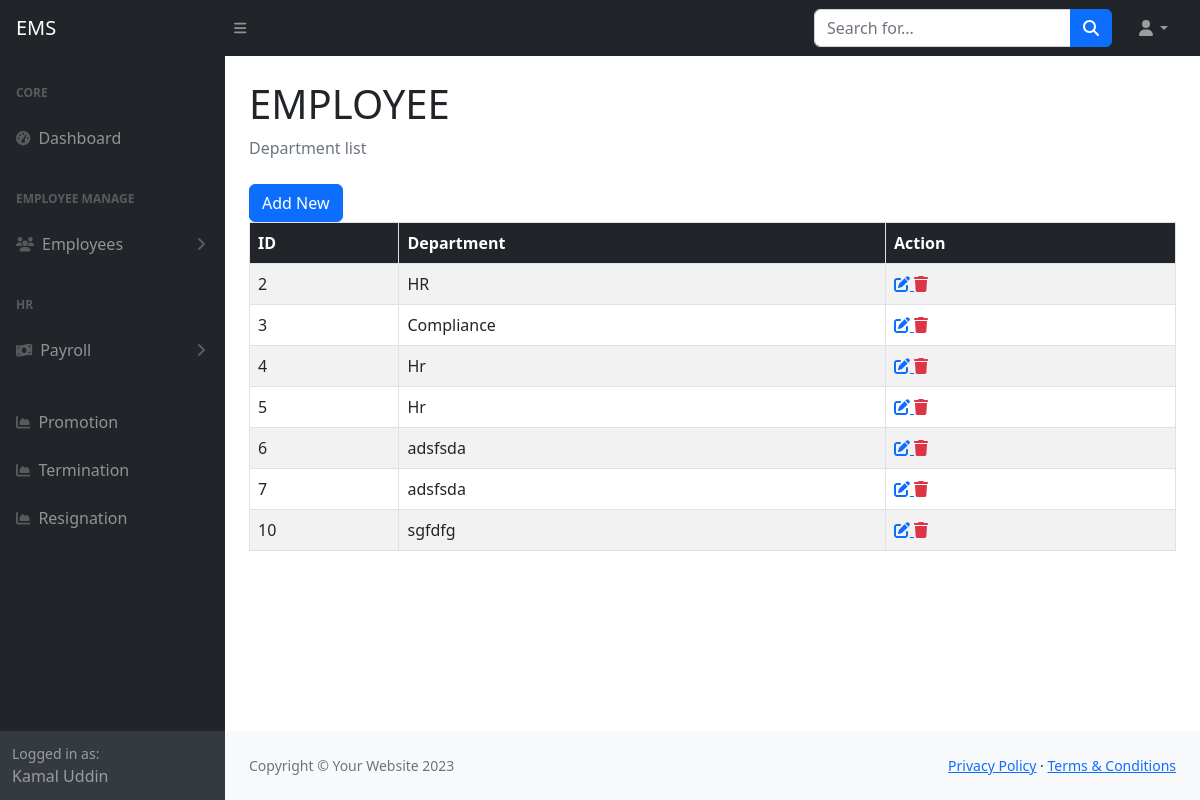
The page /department_list.php (signed in) on the database as committed earlier.
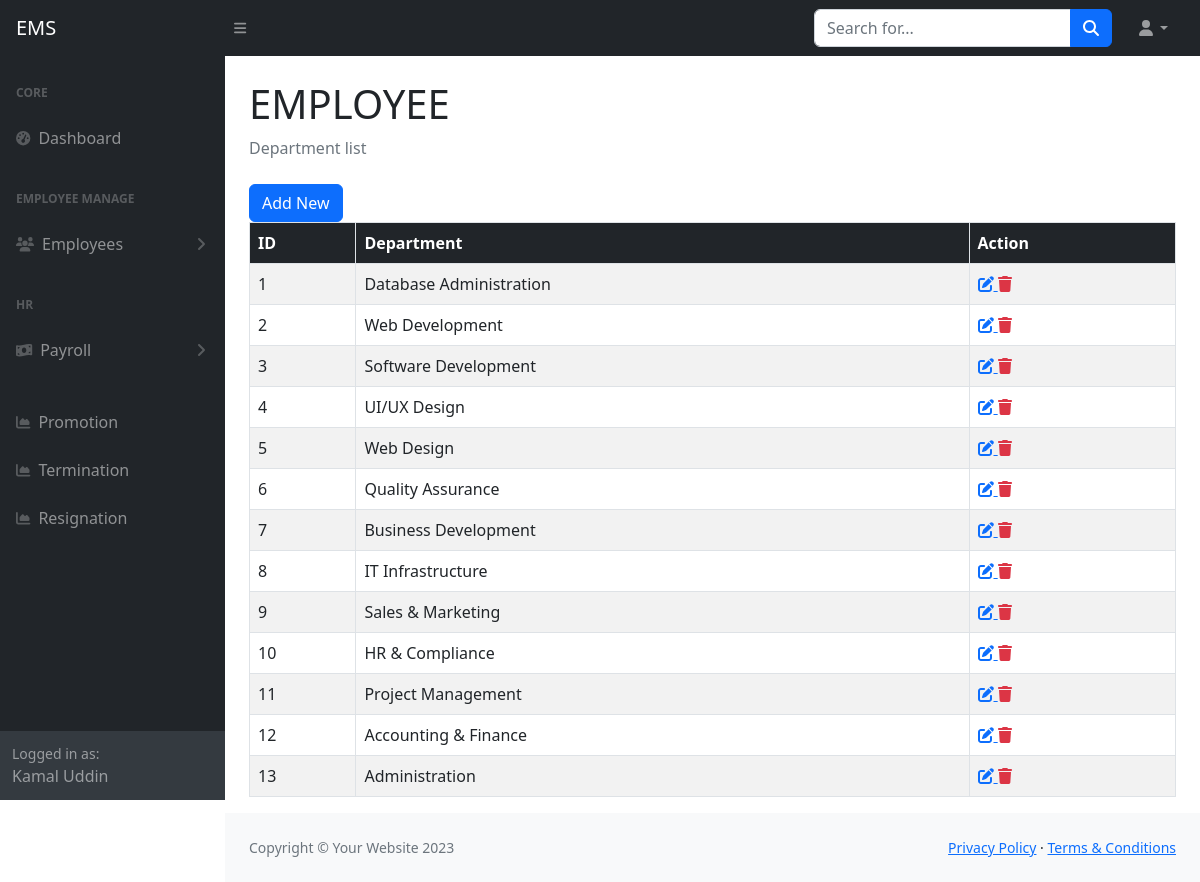
The same page on the database as committed later.
### tables this page shows
CREATE TABLE `tbl_department` (
  `id` int(11) NOT NULL,
  `department_name` varchar(255) NOT NULL,
  `date` date NOT NULL,
  `created_at` datetime NOT NULL,
  `created_by` varchar(255) NOT NULL,
  `updated_at` datetime NOT NULL,
  `updated_by` varchar(255) NOT NULL,
  `deleted_at` datetime NOT NULL
);

### include/settings.php (called while the page is built)
<?php
$protocol = isset($_SERVER['HTTPS']) ? 'https' : 'http';
$base_url="$protocol://".$_SERVER['SERVER_NAME']."/".explode('/',$_SERVER['SCRIPT_NAME'])[1]."/";
    require_once('class/crud.php');
    $mysqli=new crud;
?>

### class/crud.php (called while the page is built, shortened)
<?php
    class crud{
        private $host='localhost';
        private $user='root';
        private $password='';
        private $database='employee';
        private $connection;
        public function __construct(){
            $this->connection=new mysqli($this->host,$this->user,$this->password,$this->database);
        }
        public function common_select($table,$fields='*',$condition=false,$sort_field=false,$sort='ASC'){
            $result=array();
            $error=false;
            $sql="select $fields from $table where deleted_at is null ";
            $rs=$this->connection->query($sql);
            if($rs){
                if($rs->num_rows > 0){
                    while($r=$rs->fetch_object()){
                        array_push($result,$r);
                    }
                }
            }else{
                $error=$this->connection->error;
            }
            $return = array('data'=>$result,'error'=>$error);
            return $return;
        }
    }
?>

### department_list.php (the view)
<?php require_once('include/header.php') ?>
<?php require_once('include/sidebar.php') ?>
<div class="container-fluid px-4">
    <h1 class="mt-4">EMPLOYEE</h1>
    <ol class="breadcrumb mb-4">
        <li class="breadcrumb-item active">Department list</li>
    </ol>
    <a href="<?= $base_url?>department_create.php" class="btn btn-primary">Add New</a>
    <table class="table table-striped table-bordered">
        <thead class="bg-dark text-white">
            <tr>
                <th>ID</th>
                <th>Department</th>
                <th>Action</th>
            </tr>
        </thead>
        <tbody>
                <?php
                        $data=$mysqli->common_select('tbl_department');
                    if(!$data['error']){
                            foreach($data['data'] as $d){
                        ?>
                <tr>
                    <td><?= $d->id ?></td>
                    <td><?= $d->department_name ?></td>
                    <td>
                        <a title="Update" href="<?= $base_url?>department_edit.php?id=<?= $d->id ?>">
                                    <i class="fa fa-edit"></i>
                        </a>
                        <a title="Delete" class="text-danger" href="department_delete.php?id=<?= $d->id ?>">
                                    <i class="fa fa-trash"></i>
                        </a>
                    </td>
                </tr>
                <?php
                }
                        }
                        ?>
        </tbody>
    </table>
</div>
<?php require_once('include/footer.php') ?>

Rows that differ between the two databases and show on the page:
now on this page (row edited): tbl_department: id "1", department_name "Database Administration"
changed tbl_department id 2: department_name "HR" → "Web Development"
changed tbl_department id 3: department_name "Compliance" → "Software Development"
changed tbl_department id 4: department_name "Hr" → "UI/UX Design"
changed tbl_department id 5: department_name "Hr" → "Web Design"
changed tbl_department id 6: department_name "adsfsda" → "Quality Assurance"
changed tbl_department id 7: department_name "adsfsda" → "Business Development"
now on this page (row edited): tbl_department: id "8", department_name "IT Infrastructure"
now on this page (row edited): tbl_department: id "9", department_name "Sales & Marketing"
changed tbl_department id 10: department_name "sgfdfg" → "HR & Compliance"
added tbl_department: id "11", department_name "Project Management"
added tbl_department: id "12", department_name "Accounting & Finance"
added tbl_department: id "13", department_name "Administration"
